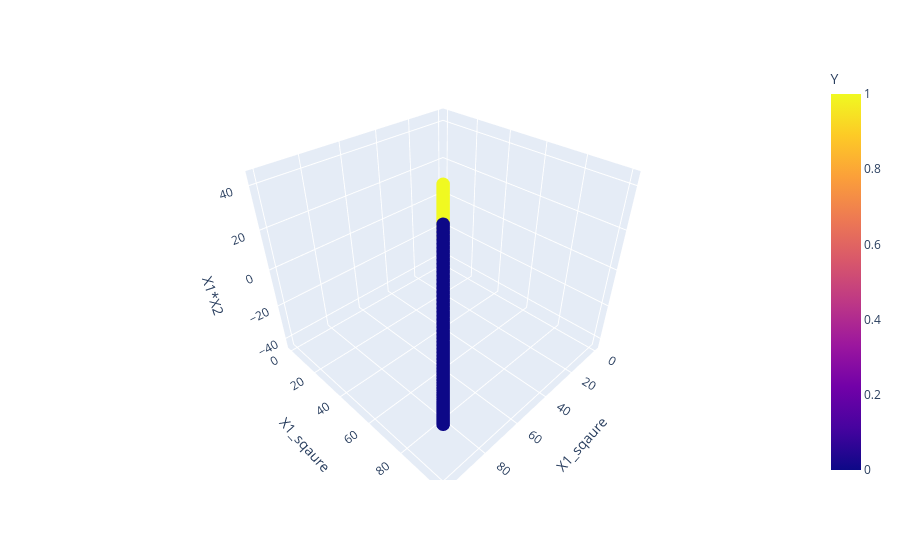

The cell this chart's notebook holds for it:
### Code cell
fig = px.scatter_3d(df, x='X1_sqaure', y='X1_sqaure', z='X1*X2',
              color='Y')
fig.show()

### Figure 1 — Plotly figure (JSON) as saved in the notebook; plotly's stock layout.template omitted (floating-point values rounded to 4 significant figures; data arrays with more than 128 entries replaced by an {"elided": "..."} marker saying what was removed)
{"data": [{"hovertemplate": "X1_sqaure=%{y}<br>X1*X2=%{z}<br>Y=%{marker.color}<extra></extra>", "legendgroup": "", "marker": {"color": {"elided": "400 int values"}, "coloraxis": "coloraxis", "symbol": "circle"}, "mode": "markers", "name": "", "scene": "scene", "showlegend": false, "type": "scatter3d", "x": {"elided": "400 float values"}, "y": {"elided": "400 float values"}, "z": {"elided": "400 float values"}}], "layout": {"coloraxis": {"colorbar": {"title": {"text": "Y"}}, "colorscale": [[0, "#0d0887"], [0.1111, "#46039f"], [0.2222, "#7201a8"], [0.3333, "#9c179e"], [0.4444, "#bd3786"], [0.5556, "#d8576b"], [0.6667, "#ed7953"], [0.7778, "#fb9f3a"], [0.8889, "#fdca26"], [1, "#f0f921"]]}, "legend": {"tracegroupgap": 0}, "margin": {"t": 60}, "scene": {"domain": {"x": [0, 1], "y": [0, 1]}, "xaxis": {"title": {"text": "X1_sqaure"}}, "yaxis": {"title": {"text": "X1_sqaure"}}, "zaxis": {"title": {"text": "X1*X2"}}}}}
